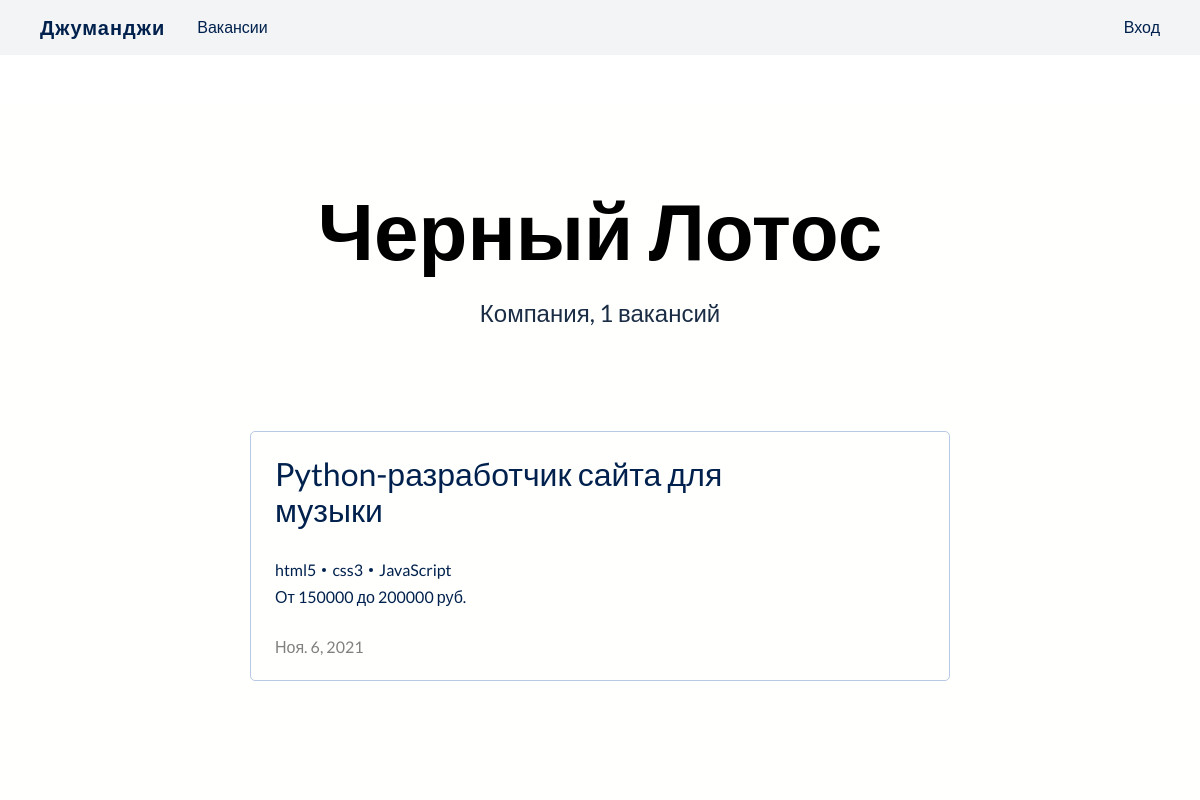
Page /company/9 on the committed database.
### jumanji/models.py (models this page shows, shortened)
class Company(models.Model):
    title = models.CharField(max_length=100)
    location = models.CharField(max_length=200, null=True, blank=True)
    logo = models.ImageField(upload_to="company_logos", default="https://place-hold.it/100x60")
    employee_count = models.IntegerField()
    description = models.TextField()
    owner = models.OneToOneField(User, on_delete=models.CASCADE, related_name="company", blank=True, null=True)

class Vacancy(models.Model):
    title = models.CharField(max_length=100)
    specialty = models.ForeignKey(Specialty, on_delete=models.CASCADE, related_name="vacancies", default=None)
    company = models.ForeignKey(Company, on_delete=models.CASCADE, related_name='vacancies')
    salary_from = models.IntegerField()
    salary_to = models.IntegerField()
    posted_at = models.DateField(default=timezone.now)
    skills = models.CharField(max_length=250)
    description = models.TextField()
    def get_skills(self):
        return self.skills.split(', ')
    def __str__(self):
        return self.title

### jumanji/views.py (the view)
# urls.py: path('company/<int:id>', CompanyView.as_view(), name="company"),
class CompanyView(ListView):
    model = Vacancy
    template_name ='jumanji/company.html'
    def get_queryset(self):
        company = self.kwargs['id']
        queryset = Vacancy.objects.filter(company__id=company)
        print(queryset)
        return queryset
    def get_context_data(self, **kwargs):
        context = super().get_context_data(**kwargs)
        company = self.get_queryset().first().company
        context['company'] = company
        return context

### jumanji/templates/jumanji/company.html (shortened to what this page needs)
{% extends 'base.html' %}
{% block content %}
<section class="company-head">
    <h1>{{ company.title }}</h1>
    <p>Компания, {{ object_list.count }} вакансий</p>
</section>
{% include './block/vacancies-cards.html' with vacancies=object_list %}
{% endblock  %}

### jumanji/templates/jumanji/block/vacancies-cards.html (shortened to what this page needs)
<section class="vacancies-cards">
    {% if vacancies %}
        {% for vacancy in vacancies %}
        <a class="card" href="{% url 'vacancy_detail' vacancy.id %}">
            <div class="description">
                <h2>{{ vacancy.title }}</h2>
                <ul class="tags">
                    {% for skill in vacancy.get_skills %}
                    <li>{{ skill }}</li>
                    {% endfor %}
                </ul>
                <div class="salary">От {{ vacancy.salary_from }} до {{ vacancy.salary_to }} руб.</div>
                <div class="date">{{ vacancy.posted_at }}</div>
            </div>
        </a>
        {% endfor %}
    {% else %}
    <h1>Ничего не найдено</h1>
    {% endif %}
</section>

### static/css/general_style.css (style rules this page uses)
:root { --background: #fffffe; --secondBackground: #f2f4f6; --darkBackground: #001534; --headline: #00214d; --paragraph: #1b2d45; --darkParagraph: #b7c9e4; --red: #ff5470; --lightRed: rgba(255, 84, 112, .2); --yellow: #fde24f; --skyBlue: #00ebc7; }
* { font-family: 'Lato', sans-serif; }
body { display: flex; flex-direction: column; min-height: 100vh; }
h1, h2, h3 { text-align: center; }
h1 { font-size: 2.5rem; margin: 2.5rem 0; }
h2 { font-weight: normal; font-size: 2rem; margin: 2rem 0; }
p { font-size: 1.5rem; color: var(--paragraph); }
a { text-decoration: none; color: var(--headline); }
section { margin: 5rem 0; }
.card { display: flex; align-items: center; padding: 1.5rem; border: 1px solid var(--darkParagraph); border-radius: 5px; }
a.card { cursor: pointer; transition: all .15s ease-in-out; }
ul.tags { display: flex; flex-wrap: wrap; list-style: none; margin: 0; margin-bottom: .5rem; padding: 0; }
ul.tags li { position: relative; }
ul.tags li:not(:last-child) { margin-right: 1rem; }
ul.tags li:not(:last-child):after { content: ''; position: absolute; right: -.625rem; top: 50%; transform: translateY(-50%); width: .25rem; height: .25rem; border-radius: 100%; background: var(--headline); }

### jumanji/static/css/style.css (style rules this page uses)
.vacancies-cards { display: grid; grid-template-columns: 1fr; grid-auto-columns: 1fr; max-width: 700px; gap: 1.5rem; margin: 3rem auto; }
.vacancies-cards .card { padding: 1.5rem; }
.vacancies-cards .card h2 { text-align: left; margin: 0; margin-bottom: 2rem; }
.vacancies-cards .card .date { margin-top: 2rem; color: gray; }
.company-head { display: flex; flex-direction: column; align-items: center; justify-content: center; }
.company-head h1 { font-size: 5rem; margin: 0; }

### rows in the picture
Company: title "Черный Лотос"
Vacancy: title "Python-разработчик сайта для музыки", get_skills "html5" "css3" "JavaScript", salary_from "150000", salary_to "200000", posted_at "Ноя. 6, 2021"

### other values in the picture
{{ object_list.count }} "1"
